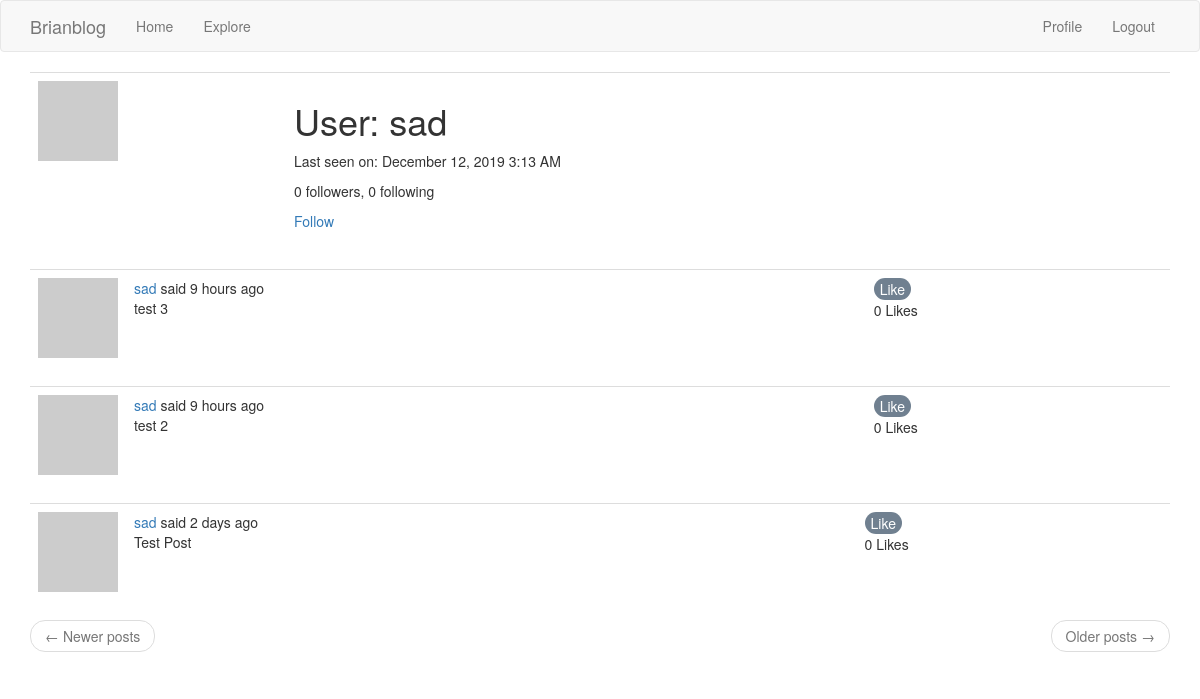
The page /user/sad (signed in) on the database its author committed.
### app/models.py (models this page shows, shortened)
class User(UserMixin, db.Model):
    id = db.Column(db.Integer, primary_key=True)
    username = db.Column(db.String(64), index=True, unique=True)
    email = db.Column(db.String(120), index=True, unique=True)
    password_hash = db.Column(db.String(128))
    posts = db.relationship('Post', backref='author', lazy='dynamic')
    about_me = db.Column(db.String(140))
    last_seen = db.Column(db.DateTime, default=datetime.utcnow)
    followed = db.relationship(
        'User', secondary=followers,
        primaryjoin=(followers.c.follower_id == id),
        secondaryjoin=(followers.c.followed_id == id),
        backref=db.backref('followers', lazy='dynamic'), lazy='dynamic')
    def avatar(self, size):
        digest = md5(self.email.lower().encode('utf-8')).hexdigest()
        return 'https://www.gravatar.com/avatar/{}?d=identicon&s={}'.format(
            digest, size)
    def is_following(self, user):
        return self.followed.filter(
            followers.c.followed_id == user.id).count() > 0

class Post(db.Model):
    id = db.Column(db.Integer, primary_key=True)
    body = db.Column(db.String(140))
    timestamp = db.Column(db.DateTime, index=True, default=datetime.utcnow)
    user_id = db.Column(db.Integer, db.ForeignKey('user.id'))

### app/routes.py (the view)
@app.route('/user/<username>')
@login_required
def user(username):
    user = User.query.filter_by(username=username).first_or_404()
    page = request.args.get('page', 1, type=int)
    posts = user.posts.order_by(Post.timestamp.desc()).paginate(
        page, app.config['POSTS_PER_PAGE'], False)
    next_url = url_for('user', username=user.username, page=posts.next_num) \
        if posts.has_next else None
    prev_url = url_for('user', username=user.username, page=posts.prev_num) \
        if posts.has_prev else None
    return render_template('user.html', user=user, posts=posts.items,
                           next_url=next_url, prev_url=prev_url)

### app/models.py (called while the page is built)
@login.user_loader
def load_user(id):
    return User.query.get(int(id))

### app/routes.py (called while the page is built)
@app.before_request
def before_request():
    if current_user.is_authenticated:
        current_user.last_seen = datetime.utcnow()
        db.session.commit()
    g.locale = str(get_locale())

### app/templates/user.html (shortened to what this page needs)
{% extends "base.html" %}
{% block app_content %}
    <table class="table table-hover">
        <tr>
            <td width="256px"><img src="{{ user.avatar(256) }}"></td>
            <td>
                <h1>{{ _('User') }}: {{ user.username }}</h1>
                {% if user.last_seen %}
                <p>{{ _('Last seen on') }}: {{ moment(user.last_seen).format('LLL') }}</p>
                {% endif %}
                <p>{{ _('%(count)d followers', count=user.followers.count()) }}, {{ _('%(count)d following', count=user.followed.count()) }}</p>
                {% if user == current_user %}
                <p><a href="{{ url_for('edit_profile') }}">{{ _('Edit your profile') }}</a></p>
                {% elif not current_user.is_following(user) %}
                <p><a href="{{ url_for('follow', username=user.username) }}">{{ _('Follow') }}</a></p>
                {% else %}
                <p><a href="{{ url_for('unfollow', username=user.username) }}">{{ _('Unfollow') }}</a></p>
                {% endif %}
            </td>
        </tr>
    </table>
    {% for post in posts %}
        {% include '_post.html' %}
    {% endfor %}
    <nav aria-label="...">
        <ul class="pager">
            <li class="previous{% if not prev_url %} disabled{% endif %}">
                <a href="{{ prev_url or '#' }}">
                    <span aria-hidden="true">&larr;</span> {{ _('Newer posts') }}
                </a>
            </li>
            <li class="next{% if not next_url %} disabled{% endif %}">
                <a href="{{ next_url or '#' }}">
                    {{ _('Older posts') }} <span aria-hidden="true">&rarr;</span>
                </a>
            </li>
        </ul>
    </nav>
{% endblock %}

### app/templates/_post.html (shortened to what this page needs)
<table class="table table-hover">
    <tr>
        <td width="70px">
            <a href="{{ url_for('user', username=post.author.username) }}">
                <img src="{{ post.author.avatar(70) }}" />
            </a>
        </td>
        <td>
            {{ _('%(username)s said %(when)s',
                username=user_link, when=moment(post.timestamp).fromNow()) }}
            <br>
            {{ post.body }}
        </td>
        <td>
            <button onClick="like()">Like</button>
            <p id="likes">0 Likes</p>
        </td>
    </tr>
</table>

### app/templates/_post.html (style rules this page uses)
button { background-color:slategray; color:white; border:none; border-radius:20px; }

### rows shown on the page
User: username "sad", last_seen "December 12, 2019 3:13 AM"
Post: body "test 3"
Post: body "test 2"
Post: body "Test Post"
